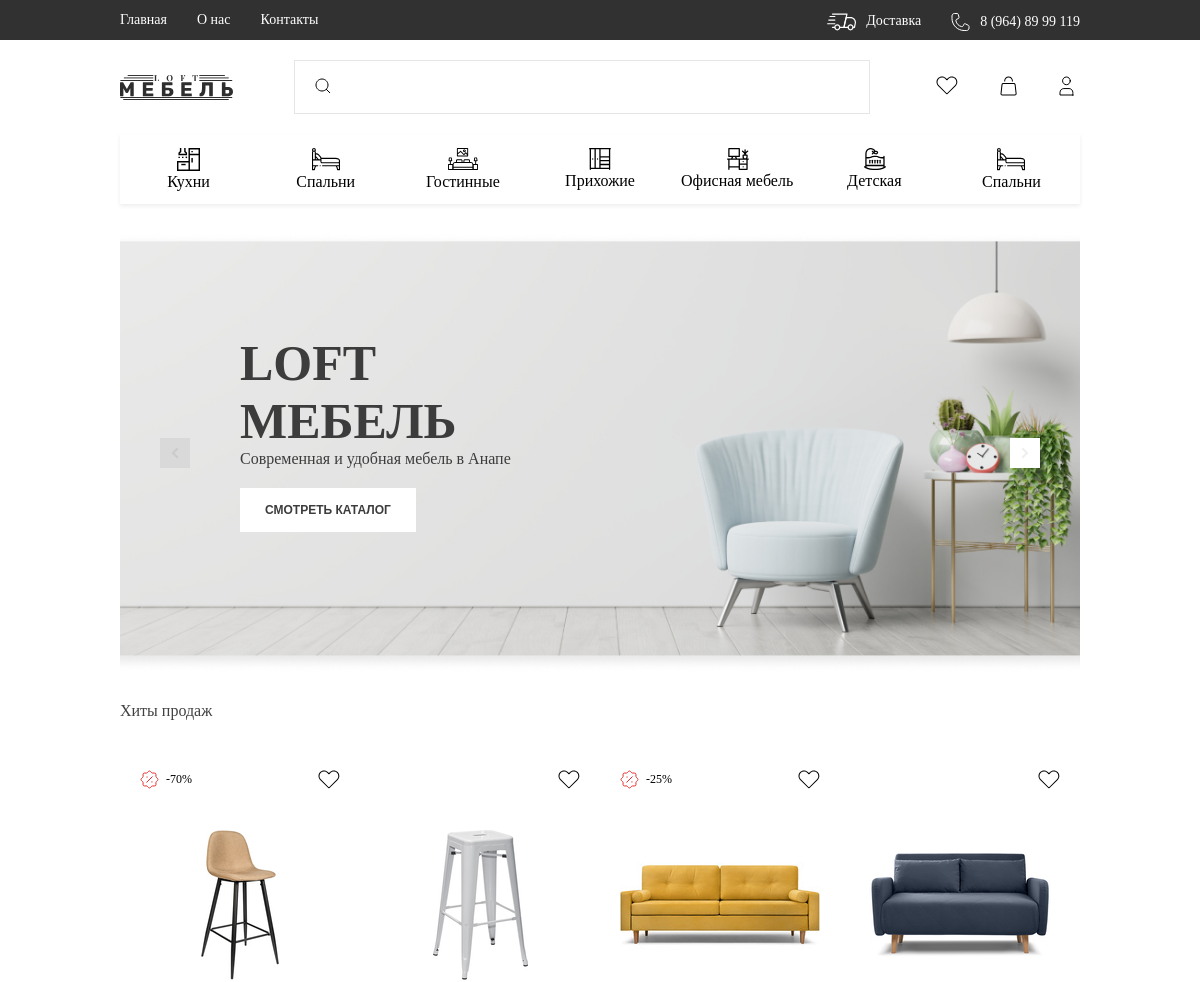
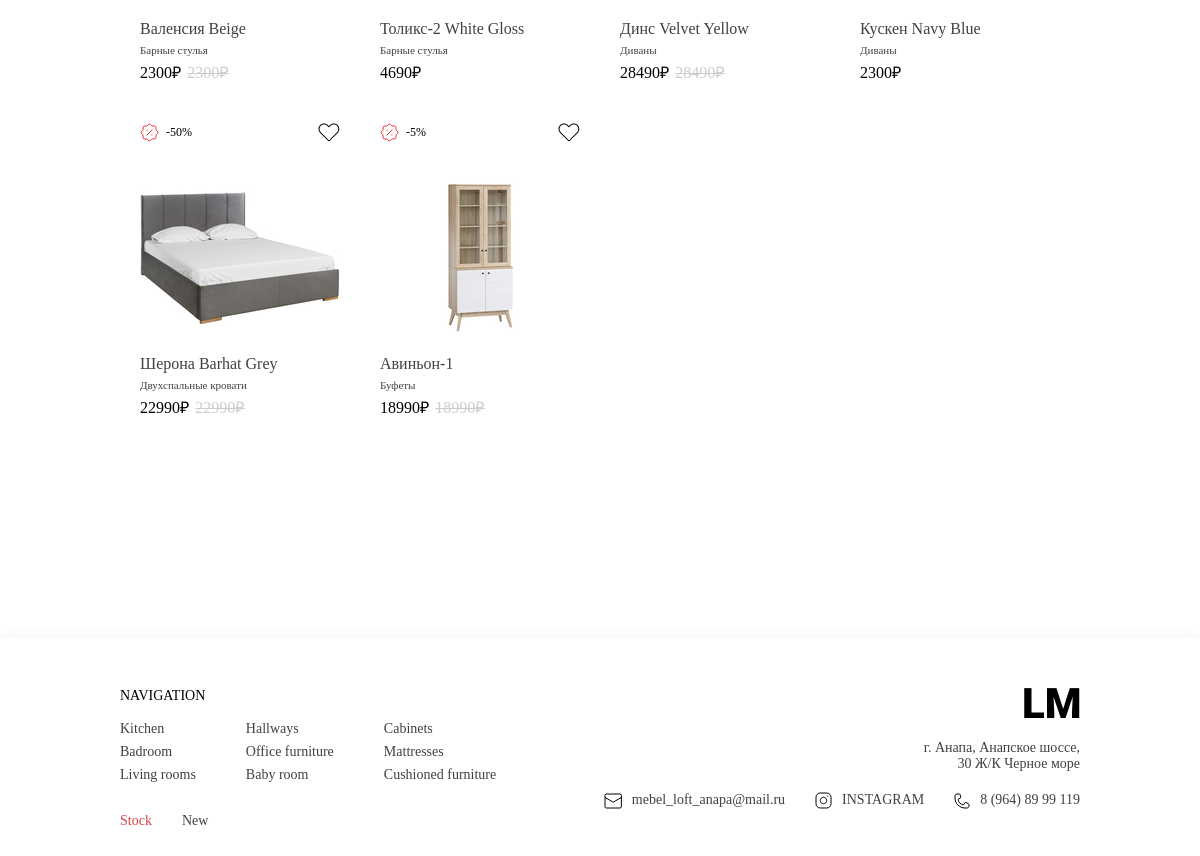
The page / on the database its author committed (2 pictures, top to bottom).
### product/models.py (models this page shows, shortened)
class Product(models.Model):
    product_img = models.ImageField(upload_to="product", default="./static/img/product_img.png")  # Main product image
    product_name = models.CharField(default="None", max_length=200, verbose_name="Name")  # Product's Name
    product_price = models.IntegerField(default=0, verbose_name="Price")  # Product's Price
    product_discount = models.IntegerField(default=0, verbose_name="Discount")  # Product's Discount
    product_width = models.CharField(default="None", max_length=50, verbose_name="Width")  # Width of Product
    product_depth = models.CharField(default="None", max_length=50, verbose_name="Depth")  # Depth of Product
    product_height = models.CharField(default="None", max_length=50, verbose_name="Height")  # Height of Product
    product_color = models.CharField(default="None", max_length=100, verbose_name="Color")  # Product's Color
    product_description = models.CharField(default="None", max_length=10000, verbose_name="Description")  # Product's Description
    product_grade = models.CharField(default="None", max_length=200, verbose_name="Grade")  # Product's Grade
    product_category = models.CharField(default="None", max_length=200, verbose_name="Category")  # Product's Category
    product_sleeping_place = models.CharField(default="None", max_length=200, verbose_name="Sleeping Place")
    product_seat_place = models.CharField(default="None", max_length=200, verbose_name="Seat Place")
    product_frame = models.CharField(default="None", max_length=500, verbose_name="Frame")
    product_material_of_legs = models.CharField(default="None", max_length=500, verbose_name="Material of Legs")
    product_material_of_pillow = models.CharField(default="None", max_length=500, verbose_name="Material of Pillow")
    product_space_for_underware = models.BooleanField(default="False", verbose_name="Space for Underware")
    product_usb_port = models.BooleanField(default="False", verbose_name="USB Port")
    product_removable_cover = models.BooleanField(default="False", verbose_name="Removable Cover")
    product_decorate_pillows = models.BooleanField(default="False", verbose_name="Decorate Pillows")
    product_manufacturer = models.CharField(default="None", max_length=200, verbose_name="Manufacturer")

### product/views.py (the view)
# urls.py: path('', views.index_page),
def index_page(request):
    item = Product.objects.all()
    return render(request, './index.html', {'item': item})

### templates/index.html (shortened to what this page needs)
{% load static %}
<!DOCTYPE html>
<html lang="en">
<head>
    <link rel="stylesheet" href="{% static 'css/style.css'%}">
    <link rel="stylesheet" type="text/css" href="//cdn.jsdelivr.net/npm/slick-carousel@1.8.1/slick/slick.css"/>
</head>
<body>
    <div class="header">
    <div class="container">
        <div class="header__left_text_block">
            <a href="/">Главная</a>
            <a href="/About">О нас</a>
            <a href="/contact">Контакты</a>
        </div>
        <div class="header__right_text_block">
            <div class="header__right_text_block__contact">
                <img src="{% static 'img/phone.svg'%}" alt="">
                <p>8 (964) 89 99 119</p>
            </div>
            <div class="header__right_text_block__delivery">
                <img src="{% static 'img/delivery.svg'%}" alt="">
                <a href="/Delivery">Доставка</a>
            </div>
        </div>
    </div>
</div>
    <div class="header2">
    <div class="header2_container">
        <div class="header2__top_block">
            <div class="header2__logo">
                <img src="{% static 'img/logo.svg'%}" alt="">
            </div>
            <div class="header2__input_block">
                <button class="header2__input_block__button"><img src="{% static 'img/search.svg'%}" alt=""></button>
                <input type="text" name="" id="" class="header2__input_block__input">
            </div>
            <div class="header2__buttons_block">
                <button><img src="{% static 'img/wishlist.svg' %}" alt=""></button>
                <button><img src="{% static 'img/bag.svg' %}" alt=""></button>
                <button><img src="{% static 'img/profile.svg' %}" alt=""></button>
            </div>
        </div>
    </div>
</div>
    <div class="header3">
    <div class="header3__container">
        <div class="header3__menu_block">
            <div class="header3__menu_block__element0 element">
                <div class="header3__menu_block__element0__content_block element_block">
                    <img src="{% static 'img/kitchen-icon.svg'%}" alt="">
                    <a href="#" class="main-link">Кухни</a>
                </div>
            </div>
            <div class="header3__menu_block__element1 element">
                <div class="header3__menu_block__element1__content_block element_block">
                    <img src="{% static 'img/bedroom-icon.svg'%}" alt="">
                    <a href="#" class="main-link">Спальни</a>
                </div>
            </div>
            <div class="header3__menu_block__element2 element">
                <div class="header3__menu_block__element2__content_block element_block">
                    <img src="{% static 'img/livingroom-icon.svg'%}" alt="">
                    <a href="#" class="main-link">Гостинные</a>
                </div>
            </div>
            <div class="header3__menu_block__element3 element">
                <div class="header3__menu_block__element3__content_block element_block">
                    <img src="{% static 'img/closet-icon.svg'%}" alt="">
                    <a href="#" class="main-link">Прихожие</a>
                </div>
            </div>
            <div class="header3__menu_block__element4 element hide">
                <div class="header3__menu_block__element4__content_block element_block">
                    <img src="{% static 'img/office-icon.svg'%}" alt="">
                    <a href="#" class="main-link">Офисная мебель</a>
                </div>
            </div>
            <div class="header3__menu_block__element5 element">
                <div class="header3__menu_block__element5__content_block element_block">
                    <img src="{% static 'img/childrensroom-icon.svg'%}" alt="">
                    <a href="#" class="main-link">Детская</a>
                </div>
            </div>
            <div class="header3__menu_block__element6 element">
                <div class="header3__menu_block__element6__content_block element_block">
                    <img src="{% static 'img/bedroom-icon.svg'%}" alt="">
                    <a href="#" class="main-link">Спальни</a>
                </div>
            </div>
        </div>
    </div>
</div>
    <div class="slider">
    <div class="slider__container">
        <div class="slider__item1 slider__item">
            <div class="slider__item__text_block">
                <div class="slider__item__text_block__title">loft <br> мебель</div>
                <div class="slider__item__text_block__sub_title">Современная и удобная мебель в Анапе</div>
                <button class="slider__item__text_block__button">СМОТРЕТЬ КАТАЛОГ</button>
            </div>
        </div>
    </div>
</div>
    <main class="main">
        <div class="main__container">
        <div class="main__title">
            <div class="main__title__text">
                Хиты продаж
            </div>
        </div>
            <div class="main__block_products">
    {% for i in item %}
    <div class="product_card" id={{i.id}}>
        <div class="product_card__main_block">
            <div class="product_card__main_block__top_block">
                {% if i.product_discount != 0 %}
                <div class="product_card__main_block__top_block__discont_block">
                    <img src="./static/img/discount.svg" alt="">
                    <div>-{{ i.product_discount }}%</div>
                </div>
                {% endif %}
                <div class="product_card__main_block__top_block__liked_block">
                    <img src="./static/img/wishlist.svg" alt="">
                </div>
            </div>
            <div class="product_card__main_block__image_block">
                <img src={{i.product_img.url}} alt="">
            </div>
            <div class="product_card__main_block__title_block">
                <div>{{ i.product_name }}</div>
            </div>
            <div class="product_card__main_block__category_block">
                <div>{{ i.product_category }}</div>
            </div>
            <div class="product_card__main_block__price_block">
                {% if i.product_discount != 0 %}
                <div class="product_card__main_block__price_block__actual_price actual_price">{{ i.product_price }}₽</div>
                <div class="product_card__main_block__price_block__price_before_discount"><strike>{{ i.product_price }}₽</strike></div>
                {% else %}
                <div class="product_card__main_block__price_block__actual_price">{{ i.product_price }}₽</div>
                {% endif %}
            </div>
        </div>
    </div>
    {% endfor %}
            </div>
        </div>
</main>
<footer class="footer">
    <div class="footer__container">
        <div class="footer__content_block">
            <div class="footer__content_block__left_block">
                <div class="footer__content_block__left_block__content_block">
                    <div class="footer__content_block__left_block__content_block__title">
                        <div>NAVIGATION</div>
                    </div>
                    <div class="footer__content_block__left_block__content_block__categoreis_block">
                            <div class="footer__content_block__left_block__content_block__categoreis_block__block_1">
                                <a href="">Kitchen</a>
                                <a href="">Badroom</a>
                                <a href="">Living rooms</a>
                            </div>
                            <div class="footer__content_block__left_block__content_block__categoreis_block__block_2">
                                <a href="">Hallways</a>
                                <a href="">Office furniture</a>
                                <a href="">Baby room</a>
                            </div>
                            <div class="footer__content_block__left_block__content_block__categoreis_block__block_3">
                                <a href="">Cabinets</a>
                                <a href="">Mattresses</a>
                                <a href="">Cushioned furniture</a>
                            </div>
                    </div>
                    <div class="footer__content_block__left_block__content_block__extra_category_block">
                        <div>Stock</div>
                        <div>New</div>
                    </div>
                </div>
            </div>
            <div class="footer__content_block__right_block" align="right">
                <div class="footer__content_block__right_block__content_block">
                    <div class="footer__content_block__right_block__content_block__logo">
                        <img src="{% static 'img/logo.png' %}" alt="">
                    </div>
                    <div class="footer__content_block__right_block__content_block__address">
                        <div>г. Анапа, Анапское шоссе, </br>
                            30 Ж/К Черное море
                            </div>
                    </div>
                    <div class="footer__content_block__right_block__content_block__contacts">
                        <div class="footer__content_block__right_block__content_block__contacs__phone">
                            <img src="{% static 'img/phone_dark.svg' %}" alt="">
                            <div>8 (964) 89 99 119</div>
                        </div>
                        <div class="footer__content_block__right_block__content_block__contacs__instagram">
                            <img src="{% static 'img/inst.svg' %}" alt="">
                            <div>INSTAGRAM</div>
                        </div>
                        <div class="footer__content_block__right_block__content_block__contacs__email">
                            <img src="{% static 'img/mail.svg' %}" alt="">
                            <div>mebel_loft_anapa@mail.ru</div>
                        </div>
                    </div>
                </div>
            </div>
        </div>
    </div>
</footer>
</body>
</html>

### rows shown on the page
Product: product_discount "70", product_img (picture), product_name "Валенсия Beige", product_category "Барные стулья", product_price "2300"
Product: product_img (picture), product_name "Толикс-2 White Gloss", product_category "Барные стулья", product_price "4690"
Product: product_discount "25", product_img (picture), product_name "Динс Velvet Yellow", product_category "Диваны", product_price "28490"
Product: product_img (picture), product_name "Кускен Navy Blue", product_category "Диваны", product_price "2300"
Product: product_discount "50", product_img (picture), product_name "Шерона Barhat Grey", product_category "Двухспальные кровати", product_price "22990"
Product: product_discount "5", product_img (picture), product_name "Авиньон-1", product_category "Буфеты", product_price "18990"
